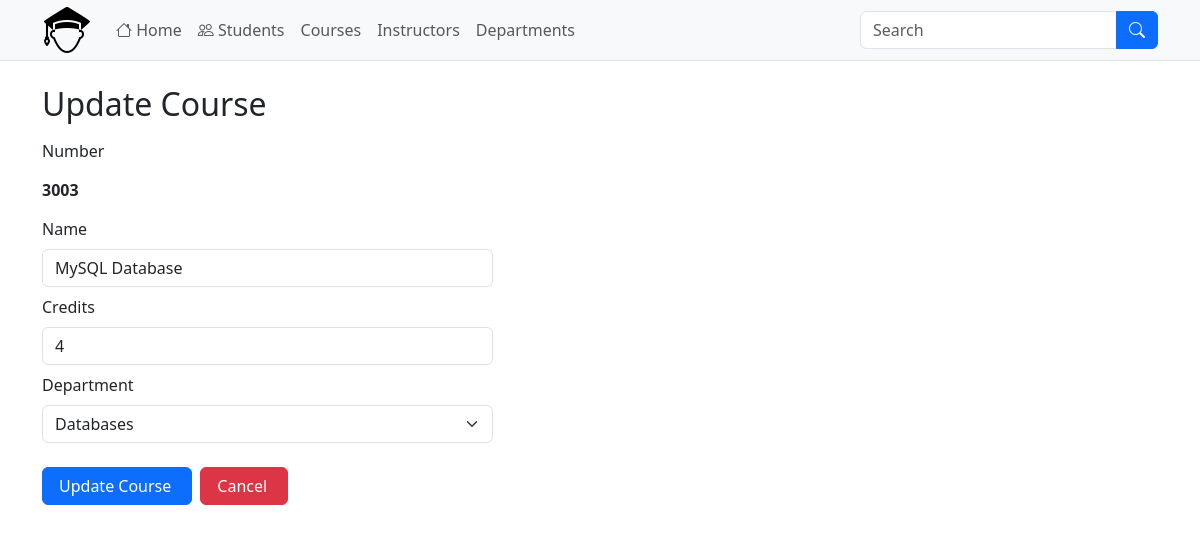
Page /update-course.php?courseId=3003 on the committed database.
### tables this page shows
CREATE TABLE `courses` (
  `course_id` int(11) NOT NULL,
  `course_number` int(11) NOT NULL,
  `course_name` varchar(100) DEFAULT NULL,
  `credits` int(11) NOT NULL,
  `instructor_id` int(11) DEFAULT NULL,
  `department_id` int(11) DEFAULT NULL,
  `created_at` timestamp NOT NULL DEFAULT current_timestamp(),
  `updated_at` timestamp NOT NULL DEFAULT current_timestamp() ON UPDATE current_timestamp()
);

### classes/Db.php (called while the page is built, shortened)
<?php
class DB
{
    private $hostName = 'localhost';
    private $dbUser = 'root';
    private $dbPass = '';
    private $dbName = 'student_management_system';
    private $options = [];
    protected $conn;
    public function __construct()
    {
        if (!isset($this->conn)) {
            try {
                $this->conn = new PDO("mysql:host=" . $this->hostName . "; dbname=" . $this->dbName, $this->dbUser, $this->dbPass, $this->options);
            } catch (PDOException $e) {
                die($e->getMessage());
            }
        }
        return $this->conn;
    }
}

### classes/Course.php (called while the page is built, shortened)
<?php
include_once 'Db.php';
class Course extends DB
{
    public function getCourse($data)
    {
        try {
            $id = $data['courseId'];
            $stmt = $this->conn->prepare(
                "SELECT c.course_number, c.course_name, c.credits,
                        d.department_id, d.department_name
                FROM courses c
                LEFT JOIN departments d
                ON c.department_id = d.department_id
                WHERE course_number = ?"
            );
            $stmt->execute([$id]);
            return $stmt->fetch(PDO::FETCH_ASSOC);
        } catch (PDOException $e) {
            $this->output = $e->getMessage();
            return $this->output;
        }
    }
}

### classes/Department.php (called while the page is built, shortened)
<?php
include_once 'Db.php';
class Department extends DB
{
    public function getDepartments()
    {
        try {
            $stmt = $this->conn->prepare(
                "SELECT d.department_id, d.department_name, d.salary, d.start_date,
                        i.first_name, i.last_name
                FROM departments d
                JOIN instructors i
                ON d.instructor_id = i.instructor_id
                ORDER BY department_id DESC"
            );
            $stmt->execute();
            return $stmt->fetchAll(PDO::FETCH_ASSOC);
        } catch (PDOException $e) {
            $this->output = $e->getMessage();
            return $this->output;
        }
    }
}

### update-course.php (the view, shortened to what this page needs)
<?php
include './classes/Course.php';
include './classes/Department.php';
$departments = new Department();
if (isset($_GET['courseId'])) {
    $courses = new Course();
    $course = $courses->getCourse($_GET);
}
?>
<?php include './includes/header.php'; ?>
<div class="container pb-5">
    <div class="row">
        <div class="col-12 col-md-5">
            <h2 class="mt-4 mb-3">Update Course</h2>
            <form action="" method="post" novalidate>
                <div class="form-group mb-2">
                    <label for="course_number" class="form-label">Number</label>
                    <input type="text" name="course_number" value="<?= $course['course_number'] ?>" class="form-control-plaintext fw-bold" id="course_number">
                </div>
                <div class="form-group mb-2">
                    <label for="course_name" class="form-label">Name</label>
                    <input type="text" name="course_name" value="<?= $course['course_name'] ?>" class="form-control" id="course_name">
                </div>
                <div class="form-group mb-2">
                    <label for="credits" class="form-label">Credits</label>
                    <input type="number" name="credits" value="<?= $course['credits'] ?>" class="form-control" id="credits">
                </div>
                <div class="form-group mb-2">
                    <label for="department_id" class="form-label">Department</label>
                    <select class="form-select" name="department_id" id="department_id" aria-label="Default select example">
                        <?php foreach ($departments->getDepartments() as $department) : ?>
                            <option value="<?= $department['department_id'] ?>" <?php if ($course['department_id'] == $department['department_id']) echo 'selected'; ?>>
                                <?= $department['department_name'] ?>
                            </option>
                        <?php endforeach; ?>
                    </select>
                </div>
                <div class="mt-4 d-flex gap-2">
                    <button type="submit" name="submit" class="btn btn-primary custom">Update Course</button>
                    <a href="courses.php" class="btn btn-danger custom">Cancel</a>
                </div>
            </form>
        </div>
    </div>
</div>
<?php include './includes/footer.php'; ?>

### assets/css/styles.css (style rules this page uses)
.btn.custom { padding-left: 1rem !important; padding-right: 1.25rem !important; }

### rows in the picture
courses: course_number "3003", course_name "MySQL Database", credits "4"

### other values in the picture
form field department_id "Databases"
